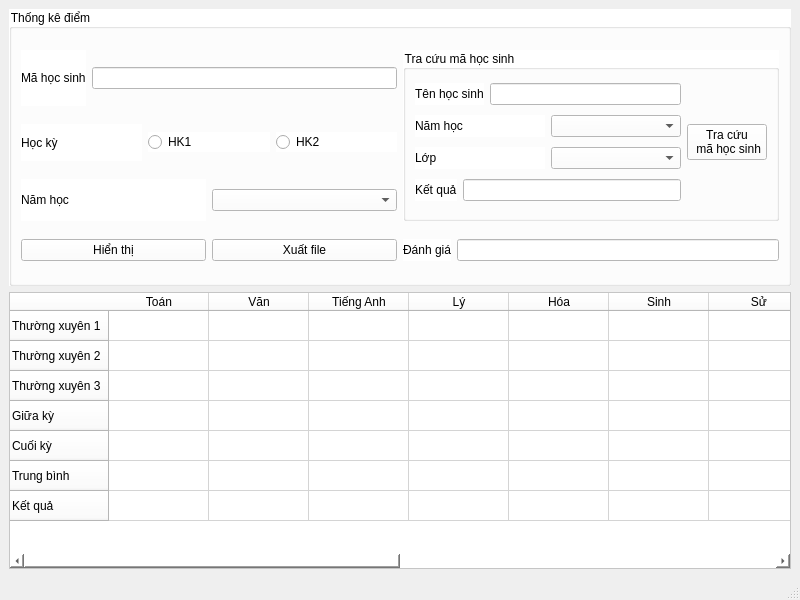
<?xml version="1.0" encoding="UTF-8"?>
<ui version="4.0">
 <class>thongkediem</class>
 <widget class="QMainWindow" name="thongkediem">
  <property name="geometry">
   <rect>
    <x>0</x>
    <y>0</y>
    <width>800</width>
    <height>600</height>
   </rect>
  </property>
  <property name="windowTitle">
   <string>Bảng điểm</string>
  </property>
  <widget class="QWidget" name="centralwidget">
   <layout class="QVBoxLayout" name="verticalLayout">
    <item>
     <widget class="QGroupBox" name="groupBox">
      <property name="styleSheet">
       <string notr="true">background-color: rgb(255, 255, 255);</string>
      </property>
      <property name="title">
       <string>Thống kê điểm</string>
      </property>
      <layout class="QGridLayout" name="gridLayout_2">
       <item row="0" column="0">
        <layout class="QHBoxLayout" name="horizontalLayout_5">
         <item>
          <widget class="QLabel" name="label">
           <property name="text">
            <string>Mã học sinh</string>
           </property>
          </widget>
         </item>
         <item>
          <widget class="QLineEdit" name="LEmaHS">
           <property name="styleSheet">
            <string notr="true"/>
           </property>
          </widget>
         </item>
        </layout>
       </item>
       <item row="0" column="1" rowspan="3">
        <widget class="QGroupBox" name="groupBox_HS">
         <property name="title">
          <string>Tra cứu mã học sinh</string>
         </property>
         <layout class="QGridLayout" name="gridLayout">
          <item row="1" column="0">
           <layout class="QHBoxLayout" name="horizontalLayout_2">
            <item>
             <widget class="QLabel" name="label_7">
              <property name="text">
               <string>Năm học</string>
              </property>
             </widget>
            </item>
            <item>
             <widget class="QComboBox" name="CBtracuunamhoc"/>
            </item>
           </layout>
          </item>
          <item row="1" column="1" rowspan="2">
           <widget class="QPushButton" name="BTtracuu">
            <property name="text">
             <string>Tra cứu 
 mã học sinh</string>
            </property>
           </widget>
          </item>
          <item row="2" column="0">
           <layout class="QHBoxLayout" name="horizontalLayout_3">
            <item>
             <widget class="QLabel" name="label_8">
              <property name="text">
               <string>Lớp</string>
              </property>
             </widget>
            </item>
            <item>
             <widget class="QComboBox" name="CBlop"/>
            </item>
           </layout>
          </item>
          <item row="3" column="0">
           <layout class="QHBoxLayout" name="horizontalLayout_4">
            <item>
             <widget class="QLabel" name="label_9">
              <property name="text">
               <string>Kết quả</string>
              </property>
             </widget>
            </item>
            <item>
             <widget class="QLineEdit" name="CBketqua"/>
            </item>
           </layout>
          </item>
          <item row="0" column="0">
           <layout class="QHBoxLayout" name="horizontalLayout">
            <item>
             <widget class="QLabel" name="label_6">
              <property name="text">
               <string>Tên học sinh</string>
              </property>
             </widget>
            </item>
            <item>
             <widget class="QLineEdit" name="LETenHS"/>
            </item>
           </layout>
          </item>
         </layout>
        </widget>
       </item>
       <item row="1" column="0">
        <layout class="QHBoxLayout" name="horizontalLayout_6">
         <item>
          <widget class="QLabel" name="label_2">
           <property name="text">
            <string>Học kỳ</string>
           </property>
          </widget>
         </item>
         <item>
          <widget class="QRadioButton" name="RBHK1">
           <property name="text">
            <string>HK1</string>
           </property>
          </widget>
         </item>
         <item>
          <widget class="QRadioButton" name="RBHK2">
           <property name="text">
            <string>HK2</string>
           </property>
          </widget>
         </item>
        </layout>
       </item>
       <item row="2" column="0">
        <layout class="QHBoxLayout" name="horizontalLayout_7">
         <item>
          <widget class="QLabel" name="label_3">
           <property name="text">
            <string>Năm học</string>
           </property>
          </widget>
         </item>
         <item>
          <widget class="QComboBox" name="CBnamhoc"/>
         </item>
        </layout>
       </item>
       <item row="3" column="0">
        <layout class="QHBoxLayout" name="horizontalLayout_8">
         <item>
          <widget class="QPushButton" name="BThienthi">
           <property name="text">
            <string>Hiển thị</string>
           </property>
          </widget>
         </item>
         <item>
          <widget class="QPushButton" name="BTxuatfile">
           <property name="text">
            <string>Xuất file</string>
           </property>
          </widget>
         </item>
        </layout>
       </item>
       <item row="3" column="1">
        <layout class="QHBoxLayout" name="horizontalLayout_9">
         <item>
          <widget class="QLabel" name="label_4">
           <property name="text">
            <string>Đánh giá</string>
           </property>
          </widget>
         </item>
         <item>
          <widget class="QLineEdit" name="LEdanhgia"/>
         </item>
        </layout>
       </item>
      </layout>
     </widget>
    </item>
    <item>
     <widget class="QTableWidget" name="tabletkdiem">
      <property name="sizePolicy">
       <sizepolicy hsizetype="Preferred" vsizetype="Preferred">
        <horstretch>0</horstretch>
        <verstretch>0</verstretch>
       </sizepolicy>
      </property>
      <property name="styleSheet">
       <string notr="true">background-color: rgb(255, 255, 255);</string>
      </property>
      <row>
       <property name="text">
        <string>Thường xuyên 1</string>
       </property>
      </row>
      <row>
       <property name="text">
        <string>Thường xuyên 2</string>
       </property>
      </row>
      <row>
       <property name="text">
        <string>Thường xuyên 3</string>
       </property>
      </row>
      <row>
       <property name="text">
        <string>Giữa kỳ </string>
       </property>
      </row>
      <row>
       <property name="text">
        <string>Cuối kỳ</string>
       </property>
      </row>
      <row>
       <property name="text">
        <string>Trung bình</string>
       </property>
      </row>
      <row>
       <property name="text">
        <string>Kết quả</string>
       </property>
      </row>
      <column>
       <property name="text">
        <string>Toán</string>
       </property>
      </column>
      <column>
       <property name="text">
        <string>Văn</string>
       </property>
      </column>
      <column>
       <property name="text">
        <string>Tiếng Anh</string>
       </property>
      </column>
      <column>
       <property name="text">
        <string>Lý</string>
       </property>
      </column>
      <column>
       <property name="text">
        <string>Hóa</string>
       </property>
      </column>
      <column>
       <property name="text">
        <string>Sinh</string>
       </property>
      </column>
      <column>
       <property name="text">
        <string>Sử</string>
       </property>
      </column>
      <column>
       <property name="text">
        <string>Địa</string>
       </property>
      </column>
      <column>
       <property name="text">
        <string>GDCD</string>
       </property>
      </column>
      <column>
       <property name="text">
        <string>Tin học</string>
       </property>
      </column>
      <column>
       <property name="text">
        <string>Thể dục</string>
       </property>
      </column>
      <column>
       <property name="text">
        <string>Công nghệ</string>
       </property>
      </column>
     </widget>
    </item>
   </layout>
  </widget>
  <widget class="QMenuBar" name="menubar">
   <property name="geometry">
    <rect>
     <x>0</x>
     <y>0</y>
     <width>800</width>
     <height>26</height>
    </rect>
   </property>
  </widget>
  <widget class="QStatusBar" name="statusbar"/>
 </widget>
 <resources/>
 <connections/>
</ui>
